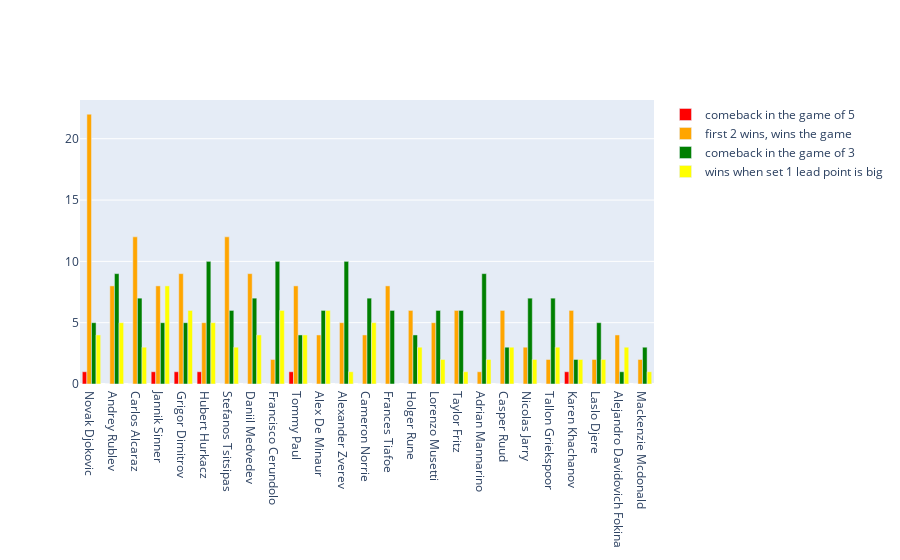

The cell this chart's notebook holds for it:
### Markdown cell above
### Plotting the winning trend from pivot table for top 30 players

### Code cell
fig = gg.Figure()

fig.add_trace(gg.Bar(
    x = piv_expl1['winner_name'],
    y = piv_expl1['comeback_on_5'],
    name = 'comeback in the game of 5',
    marker_color = 'red'
))
fig.add_trace(gg.Bar(
    x = piv_expl1['winner_name'],
    y = piv_expl1['first 2 wins,wins the game'],
    name = 'first 2 wins, wins the game',
    marker_color = 'orange'
))
fig.add_trace(gg.Bar(
    x = piv_expl1['winner_name'],
    y = piv_expl1['comeback_on_3'],
    name = 'comeback in the game of 3',
    marker_color = 'green'
))
fig.add_trace(gg.Bar(
    x = piv_expl1['winner_name'],
    y = piv_expl1['wins when set 1 lead point is big'],
    name = 'wins when set 1 lead point is big',
    marker_color = 'yellow'
))

fig.update_layout(barmode = 'group' , xaxis = dict(categoryorder='total descending'))

fig.show()

### Figure 1 — Plotly figure (JSON) as saved in the notebook; plotly's stock layout.template omitted (floating-point values rounded to 4 significant figures)
{"data": [{"marker": {"color": "red"}, "name": "comeback in the game of 5", "type": "bar", "x": ["Adrian Mannarino", "Alejandro Davidovich Fokina", "Alex De Minaur", "Alexander Zverev", "Andrey Rublev", "Cameron Norrie", "Carlos Alcaraz", "Casper Ruud", "Daniil Medvedev", "Frances Tiafoe", "Francisco Cerundolo", "Grigor Dimitrov", "Holger Rune", "Hubert Hurkacz", "Jannik Sinner", "Karen Khachanov", "Laslo Djere", "Lorenzo Musetti", "Mackenzie Mcdonald", "Nicolas Jarry", "Novak Djokovic", "Stefanos Tsitsipas", "Tallon Griekspoor", "Taylor Fritz", "Tommy Paul"], "y": [0, 0, 0, 0, 0, 0, 0, 0, 0, 0, 0, 1, 0, 1, 1, 1, 0, 0, 0, 0, 1, 0, 0, 0, 1]}, {"marker": {"color": "orange"}, "name": "first 2 wins, wins the game", "type": "bar", "x": ["Adrian Mannarino", "Alejandro Davidovich Fokina", "Alex De Minaur", "Alexander Zverev", "Andrey Rublev", "Cameron Norrie", "Carlos Alcaraz", "Casper Ruud", "Daniil Medvedev", "Frances Tiafoe", "Francisco Cerundolo", "Grigor Dimitrov", "Holger Rune", "Hubert Hurkacz", "Jannik Sinner", "Karen Khachanov", "Laslo Djere", "Lorenzo Musetti", "Mackenzie Mcdonald", "Nicolas Jarry", "Novak Djokovic", "Stefanos Tsitsipas", "Tallon Griekspoor", "Taylor Fritz", "Tommy Paul"], "y": [1, 4, 4, 5, 8, 4, 12, 6, 9, 8, 2, 9, 6, 5, 8, 6, 2, 5, 2, 3, 22, 12, 2, 6, 8]}, {"marker": {"color": "green"}, "name": "comeback in the game of 3", "type": "bar", "x": ["Adrian Mannarino", "Alejandro Davidovich Fokina", "Alex De Minaur", "Alexander Zverev", "Andrey Rublev", "Cameron Norrie", "Carlos Alcaraz", "Casper Ruud", "Daniil Medvedev", "Frances Tiafoe", "Francisco Cerundolo", "Grigor Dimitrov", "Holger Rune", "Hubert Hurkacz", "Jannik Sinner", "Karen Khachanov", "Laslo Djere", "Lorenzo Musetti", "Mackenzie Mcdonald", "Nicolas Jarry", "Novak Djokovic", "Stefanos Tsitsipas", "Tallon Griekspoor", "Taylor Fritz", "Tommy Paul"], "y": [9, 1, 6, 10, 9, 7, 7, 3, 7, 6, 10, 5, 4, 10, 5, 2, 5, 6, 3, 7, 5, 6, 7, 6, 4]}, {"marker": {"color": "yellow"}, "name": "wins when set 1 lead point is big", "type": "bar", "x": ["Adrian Mannarino", "Alejandro Davidovich Fokina", "Alex De Minaur", "Alexander Zverev", "Andrey Rublev", "Cameron Norrie", "Carlos Alcaraz", "Casper Ruud", "Daniil Medvedev", "Frances Tiafoe", "Francisco Cerundolo", "Grigor Dimitrov", "Holger Rune", "Hubert Hurkacz", "Jannik Sinner", "Karen Khachanov", "Laslo Djere", "Lorenzo Musetti", "Mackenzie Mcdonald", "Nicolas Jarry", "Novak Djokovic", "Stefanos Tsitsipas", "Tallon Griekspoor", "Taylor Fritz", "Tommy Paul"], "y": [2, 3, 6, 1, 5, 5, 3, 3, 4, 0, 6, 6, 3, 5, 8, 2, 2, 2, 1, 2, 4, 3, 3, 1, 4]}], "layout": {"barmode": "group", "xaxis": {"categoryorder": "total descending"}}}
